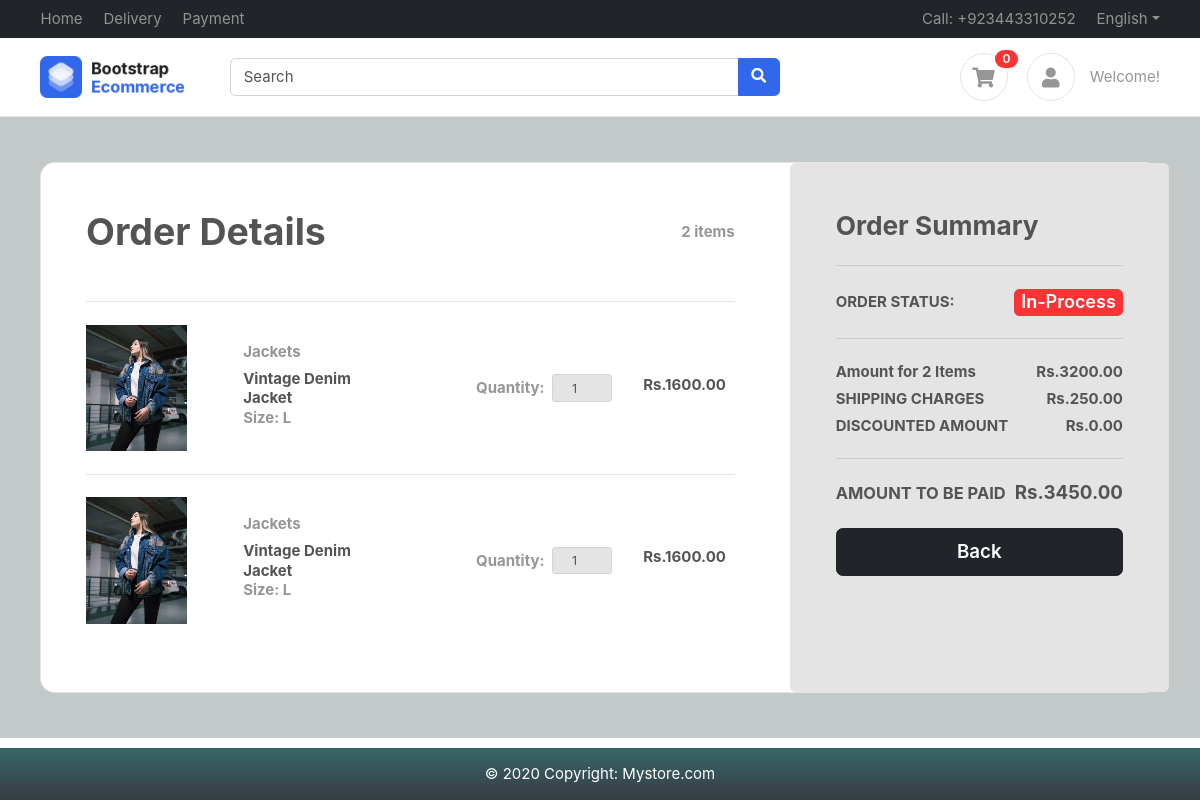
Page /orders/order-details/orders/28f75818d82140a3b02bc36d0cccf684/ (signed in) on the committed database.
### accounts/models.py (models this page shows, shortened)
class Add_To_Cart(BaseModel):
     product=models.ForeignKey(product, on_delete=models.CASCADE)
     shopping_cart = models.ForeignKey(ShoppingCart, on_delete=models.CASCADE,related_name="addtocart")
     selected_size=models.CharField(max_length=30)
     item_price=models.FloatField()
     item_color=models.CharField(max_length=30 ,blank=True,null=True)
     quantity=models.IntegerField()
     def total_price(self):
         return self.item_price * self.quantity

### myapp/models.py (models this page shows, shortened)
class product(BaseModel):
    product_name = models.CharField(max_length=100)
    category = models.ForeignKey(category,on_delete=models.CASCADE,related_name='products')
    price = models.IntegerField()
    slug = models.SlugField(unique=True,null=True,blank=True)
    product_description = models.TextField()
    color_variant=models.ManyToManyField(ColorVariant,blank=True)
    size_variant=models.ManyToManyField(SizeVariant,blank=True)

class ProductImage(BaseModel):
    product = models.ForeignKey(product,on_delete=models.CASCADE,related_name='product_images')
    image = models.ImageField(upload_to='product')

class category(BaseModel):
    category_name=models.CharField(max_length=100)
    slug=models.SlugField(unique=True,null=True,blank=True)
    category_image=models.ImageField(upload_to='categories')
    def __str__(self):
        return self.category_name

### orders/models.py (models this page shows, shortened)
class OrderPlaced(BaseModel):
    order=models.OneToOneField(ShoppingCart,on_delete=models.CASCADE)
    customer = models.ForeignKey(User, on_delete=models.CASCADE)
    order_number = models.CharField(max_length=100, unique=True)
    total_amount=models.FloatField()
    Is_order_delivered=models.BooleanField(default=False)
    def calculateDiscount(self,car):
        print("Total:",car.get_cart_total())
        if car.coupon:
          return self.total_amount-(car.get_cart_total()+250)+car.coupon.discount_price
        else:
          return self.total_amount - (car.get_cart_total() + 250)

### orders/views.py (the view)
# urls.py: path('order-details/orders/<str:cart_id>/',ViewOrderdetails,name='view_order_details'),
def ViewOrderdetails(request,cart_id):
    CartCountItems = []
    try:
        CartObjectUnpaid = ShoppingCart.objects.get(user=request.user, is_paid=False)
        CartCountItems = Add_To_Cart.objects.filter(shopping_cart=CartObjectUnpaid)
        CountItems = CartCountItems.count()
    except ShoppingCart.DoesNotExist:
        CartObjectUnpaid = None
        CartCountItems = []
        CountItems = 0
    cart=ShoppingCart.objects.get(uid=cart_id,user=request.user)
    orderhistory=OrderPlaced.objects.get(order=cart)
    print(orderhistory.Is_order_delivered)
    cartitems=Add_To_Cart.objects.filter(shopping_cart=cart)
    count=cartitems.count()
    discount=orderhistory.calculateDiscount(cart)
    cart_Total_price=cart.get_cart_total()+discount
    context = {'discount':discount,
               'count':CountItems,
               'Count':count,
               'Cart':cart,
               'cart':cartitems,
               'cart_total':cart_Total_price,
               'order_history':orderhistory,
               }
    return render(request,"order/viewOrderDetails.html",context=context)

### accounts/models.py (called while the page is built)
    def get_cart_total(self):
       cart_items = self.addtocart.all()
       price = []
       for cart_item in cart_items:
         price.append(cart_item.item_price*cart_item.quantity)
       if self.coupon:
           if self.coupon.minimum_amount< sum(price):
               return sum(price)-self.coupon.discount_price
       return sum(price)

### template/order/viewOrderDetails.html (shortened to what this page needs)
{% extends "base/base.html" %}
{% block cartcount %} {{ count }} {% endblock %}
{% block start %}
<section class="h-100 h-custom" style="background: rgb(195,201,200); background: linear-gradient(236deg, rgba(195,201,200,1) 0%);">
  <div class="container py-5 h-100">
    <div class="row d-flex justify-content-center align-items-center h-100">
      <div class="col-12">
        <div class="card card-registration card-registration-2" style="border-radius: 15px;">
          <div class="card-body p-0">
            <div class="row g-0">
              <div class="col-lg-8">
                <div class="p-5">
                  <div class="d-flex justify-content-between align-items-center mb-5">
                    <h1 class="fw-bold mb-0 text-black">Order Details</h1>
                    <h6 class="mb-0 text-muted">{{ Count }} items</h6>
                  </div>
                  {% for item in cart %}
                  <hr class="my-4">
                   <div class="row mb-4 d-flex justify-content-between align-items-center">
                    <div class="col-md-2 col-lg-2 col-xl-2 pr-0 mr-0" >
                      <img src="{% if item.product.product_images.all %}{{ item.product.product_images.first.image.url }}{% endif %}" class="img-fluid rounded-3" alt="{{ item.product.product_name }}">
                    </div>
                    <div class="col-md-3 col-lg-3 col-xl-3 pl-0 ml-0">
                      <h6 class="text-muted">{{ item.product.category }}</h6>
                      <h6 class="text-black mb-0">{{ item.product.product_name }}</h6>
                      <h6 class="text-muted">Size: {{ item.selected_size }}</h6>
                    </div>
                    <div class="col-md-3 col-lg-3 col-xl-2 d-flex align-items-center" >
                      <h6 class="text-muted mb-0 mr-2">Quantity:</h6>
                      <input readonly min="1" name="quantity" value="{{ item.quantity }}" type="number" class="form-control form-control-sm text-center" style="width: 60px;"/>
                    </div>
                    <div class="col-md-4 col-lg-2 col-xl-2" >
                      <h6 class="mr-0">Rs.{{ item.total_price }}0</h6>
                    </div>
                  </div>
                  {% endfor %}
                </div>
              </div>
              <div class="col-lg-4 p-4 bg-light border rounded">
                <div class="p-4">
                  <h3 class="fw-bold mb-4">Order Summary</h3>
                  <hr class="my-4">
                  <div class="d-flex justify-content-between align-items-center mb-3">
                    <h6 class="mb-0 text-uppercase">Order Status:</h6>
                    {% if order_history.Is_order_delivered %}
                    <h6 class="mb-0 text-success fw-bold">
                      <span class="badge badge-success" style="font-size: 1.2em;">Delivered</span>
                    </h6>
                    {% else %}
                    <h6 class="mb-0 text-danger fw-bold">
                      <span class="badge badge-danger" style="font-size: 1.2em;">In-Process</span>
                    </h6>
                    {% endif %}
                  </div>
                  <hr class="my-4">
                  <div class="d-flex justify-content-between align-items-center mb-2">
                    <h6 class="mb-0">Amount for {{ Count }} Items</h6>
                    <h6 class="mb-0">Rs.{{ cart_total }}0</h6>
                  </div>
                  <div class="d-flex justify-content-between align-items-center mb-2">
                    <h6 class="mb-0 text-uppercase">Shipping Charges</h6>
                    <h6 class="mb-0">Rs.250.00</h6>
                  </div>
                  <div class="d-flex justify-content-between align-items-center mb-2">
                    <h6 class="mb-0 text-uppercase">Discounted Amount</h6>
                    <h6 class="mb-0">Rs.{{ discount }}0</h6>
                  </div>
                  <hr class="my-4">
                  <div class="d-flex justify-content-between align-items-center mb-4">
                    {% if order_history.Is_order_delivered %}
                    <h5 class="mb-0 text-uppercase">Paid Amount</h5>
                    {% else %}
                    <h5 class="mb-0 text-uppercase " style="font-size: 1.1rem;">Amount to be Paid</h5>
                    {% endif %}
                    <h5 class="mb-0">Rs.{{ order_history.total_amount }}0</h5>
                  </div>
                  <a href="/orders/history/" class="btn btn-dark btn-block btn-lg">
                    Back
                  </a>
                </div>
              </div>
            </div>
          </div>
        </div>
      </div>
    </div>
  </div>
</section>
{% endblock %}

### public/static/css/ui.css (style rules this page uses)
html { font-family: 'Inter', sans-serif; font-size: 15px; }

### template/base/base.html (style rules this page uses)
body { margin-bottom: 60px; }

### rows in the picture
Add_To_Cart: product.product_images.first.image (picture), product.category "Jackets", product.product_name "Vintage Denim Jacket", selected_size "L", quantity "1", total_price "1600.0"
Add_To_Cart: product.product_images.first.image (picture), product.category "Jackets", product.product_name "Vintage Denim Jacket", selected_size "L", quantity "1", total_price "1600.0"
OrderPlaced: total_amount "3450.0"

### other values in the picture
{{ count }} "0"
{{ Count }} "2"
{{ cart_total }} "3200.0"
{{ discount }} "0.0"
